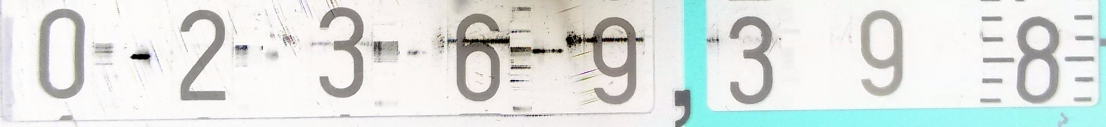
//> input picture Dujos/Duju skaitliuko kodai su dokumentacija/im1.png, 2211 x 253 px (shown at 1/2 size)
$ ./Recognition   (built with g++ and OpenCV 4)
//> lines starting //> are read from the running program, lines starting //| are printed output that depends on the picture; after the words box and inside, x2 and y2 are one past the last pixel; in counts of white or black regions, pixels touching at a corner belong together
### Dujos/Duju skaitliuko kodai su dokumentacija/Recognition.h
// DetectChars.h

#ifndef DETECT_CHARS_H
#define DETECT_CHARS_H

#include<opencv2/core/core.hpp>
#include<opencv2/highgui/highgui.hpp>
#include<opencv2/imgproc/imgproc.hpp>
#include<opencv2/ml/ml.hpp>


#include "PossibleChar.h"

//Globalios konstantos
const int MIN_PIXEL_WIDTH = 2;
const int MIN_PIXEL_HEIGHT = 8;

const double MIN_ASPECT_RATIO = 0.25;
const double MAX_ASPECT_RATIO = 1.0;

const int MIN_PIXEL_AREA = 80;

//Konstantos palyginimui
const double MIN_DIAG_SIZE_MULTIPLE_AWAY = 0.3;
const double MAX_DIAG_SIZE_MULTIPLE_AWAY = 5.0;

const double MAX_CHANGE_IN_AREA = 0.5;

const double MAX_CHANGE_IN_WIDTH = 0.8;
const double MAX_CHANGE_IN_HEIGHT = 0.2;

const double MAX_ANGLE_BETWEEN_CHARS = 12.0;

/////////////////
const int MIN_NUMBER_OF_MATCHING_CHARS = 3;

const int RESIZED_CHAR_IMAGE_WIDTH = 20;
const int RESIZED_CHAR_IMAGE_HEIGHT = 30;

//const int MIN_CONTOUR_AREA = 100;

///////////////////
extern cv::Ptr<cv::ml::KNearest>  kNearest;

//

bool checkIfPossibleChar(PossibleChar &possibleChar);

#endif	// DETECT_CHARS_H

### Dujos/Duju skaitliuko kodai su dokumentacija/PossibleChar.h
// PossibleChar.h

#ifndef POSSIBLE_CHAR_H
#define POSSIBLE_CHAR_H

#include<opencv2/core/core.hpp>
#include<opencv2/highgui/highgui.hpp>
#include<opencv2/imgproc/imgproc.hpp>

///////////////////////////////////////////////////////////////////////////////////////////////////
class PossibleChar {
public:
    std::vector<cv::Point> contour;

    cv::Rect boundingRect;

    int intCenterX;
    int intCenterY;

    double dblDiagonalSize;
    double dblAspectRatio;

    ///////////////////////////////////////////////////////////////////////////////////////////////
    static bool sortCharsLeftToRight(const PossibleChar &pcLeft, const PossibleChar & pcRight) {
        return(pcLeft.intCenterX < pcRight.intCenterX);
    }

    ///////////////////////////////////////////////////////////////////////////////////////////////
    bool operator == (const PossibleChar& otherPossibleChar) const {
        if (this->contour == otherPossibleChar.contour) return true;
        else return false;
    }

    ///////////////////////////////////////////////////////////////////////////////////////////////
    bool operator != (const PossibleChar& otherPossibleChar) const {
        if (this->contour != otherPossibleChar.contour) return true;
        else return false;
    }

    //////////////////////////////////////////////////////////////////////////
    PossibleChar(std::vector<cv::Point> _contour);

};

#endif  // POSSIBLE_CHAR_H

### Dujos/Duju skaitliuko kodai su dokumentacija/PossibleChar.cpp
// PossibleChar.cpp

#include "PossibleChar.h"

///////////////////////////////////////////////////////////////////////////////////////////////////
PossibleChar::PossibleChar(std::vector<cv::Point> _contour) {
	///paduodamas konturas i metoda
    contour = _contour;
	///Priskiriamas apvadas musu turimam konturui
    boundingRect = cv::boundingRect(contour);
	///Centrine x koordinate
    intCenterX = (boundingRect.x + boundingRect.x + boundingRect.width) / 2;
	///Centrine y koordinate
    intCenterY = (boundingRect.y + boundingRect.y + boundingRect.height) / 2;

}

### Dujos/Duju skaitliuko kodai su dokumentacija/Recognition.cpp
#include<opencv2/core/core.hpp>
#include<opencv2/highgui/highgui.hpp>
#include<opencv2/imgproc/imgproc.hpp>
#include<opencv2/ml/ml.hpp>

#include<iostream>
#include<sstream>


#include "PossibleChar.h"
#include "Recognition.h"

///Minimalus plotas konturo, kad ji laikytume simboliu
const int MIN_CONTOUR_AREA = 850; //100

const int RESIZED_IMAGE_WIDTH = 20;
const int RESIZED_IMAGE_HEIGHT = 30;


class ContourWithData {
public:
	///Vektoriaus tipo kintamasis, laiko savyje konturus
	std::vector<cv::Point> ptContour;
	///Rect tipo kintamasis, kuris turi savyje konturo apvadus
	cv::Rect boundingRect;
	///Float tipo kintamasis, savyje laiko konturo plota
	float fltArea;


	/*!Metodas tikrinti ar konturas panasus i skaiciu,
	*
	*Paima kontura ir tikrina atitinka minimalu plota,
	* ar jis yra simbolio formos.
	* Jei praeina kriterijus grazina true, jei ne false
	*/
	bool checkIfContourIsValid(PossibleChar &possibleChar) {
		if (fltArea < MIN_CONTOUR_AREA) return false;
		else {
			if (possibleChar.boundingRect.height*2 < possibleChar.boundingRect.width)
			{
				return false;
			}
		}
	}

	/**
	*Metodas rikiuoja konturus pagal x koordinate is kaires i desine
	*/
	static bool sortByBoundingRectXPosition(const ContourWithData& cwdLeft, const ContourWithData& cwdRight) {
		return(cwdLeft.boundingRect.x < cwdRight.boundingRect.x);
	}

};


int main() {
	std::vector<ContourWithData> allContoursWithData;
	std::vector<ContourWithData> validContoursWithData;


	cv::Mat matClassificationInts;

	cv::FileStorage fsClassifications("classifications1.xml", cv::FileStorage::READ);

	if (fsClassifications.isOpened() == false) {
		std::cout << "Klaida, nepavyko atidaryti klasifikaciju failo, isjungiama\n\n";
		return(0);
	}
	fsClassifications["classifications"] >> matClassificationInts;
	fsClassifications.release();


	cv::Mat matTrainingImagesAsFlattenedFloats;

	cv::FileStorage fsTrainingImages("images1.xml", cv::FileStorage::READ);

	if (fsTrainingImages.isOpened() == false) {
		std::cout << "Klaida, nepavyko atidaryti trainingo failo, isjungiama\n\n";
		return(0);
	}

	fsTrainingImages["images"] >> matTrainingImagesAsFlattenedFloats;//surasom i training vektoriu
	fsTrainingImages.release();

	cv::Ptr<cv::ml::KNearest>  kNearest(cv::ml::KNearest::create());


	kNearest->train(matTrainingImagesAsFlattenedFloats, cv::ml::ROW_SAMPLE, matClassificationInts);

	cv::Mat matNumbers = cv::imread("im1.png");
//> matNumbers is the input picture: 253 rows x 2211 cols, CV_8UC3; mean B, G, R 225.8, 228, 223.1

	if (matNumbers.empty()) {
		std::cout << "Klaida, nepavyksta nuskaityti nuotraukos\n\n";
		return(0);
	}

	cv::Mat matGrayscale;
	cv::Mat matBlurred;
	cv::Mat matThresh;
	cv::Mat matThreshCopy;
	cv::Mat matThreshCopy1; //open funkcijai
	cv::Mat matThreshCopy2; //close funkcijai

	cv::cvtColor(matNumbers, matGrayscale, CV_BGR2GRAY); //i grayscale
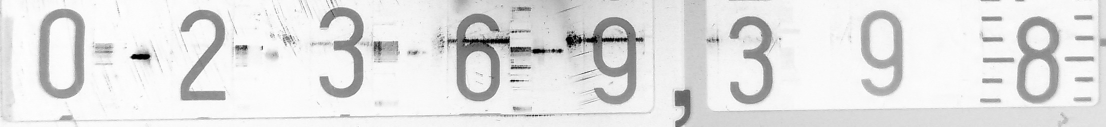
//> matGrayscale: 253 rows x 2211 cols, CV_8UC1 (shown at 1/2 size); min 0, max 255, mean 226.2


	cv::GaussianBlur(matGrayscale, //blurras
		matBlurred,
		cv::Size(5, 5),
		0);


	cv::adaptiveThreshold(matBlurred, //thresholdas
		matThresh,
		255,
		cv::ADAPTIVE_THRESH_GAUSSIAN_C,
		cv::THRESH_BINARY_INV,
		11,
		2);
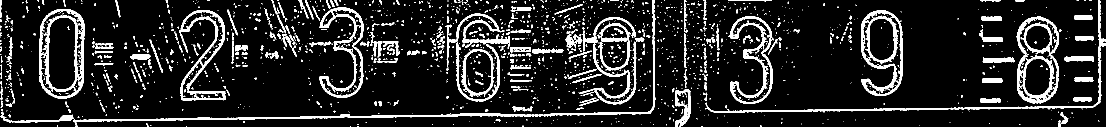
//> matThresh: 253 rows x 2211 cols, CV_8UC1 (shown at 1/2 size); 12.4% white; 1752 white regions (1478 under 20 px), largest, box (x1, y1, x2, y2) and area: (146, 73, 1311, 253) 4987, (78, 18, 170, 197) 4492, (2033, 32, 2118, 207) 4491


	matThreshCopy = matThresh.clone();
	matThreshCopy1 = matThresh.clone(); //open
	matThreshCopy2 = matThresh.clone(); //close

	cv::morphologyEx(matThreshCopy, //Sumazinam noise
		matThreshCopy1,
		cv::MORPH_OPEN,
		cv::Mat(),
		cv::Point(-1, -1),
		1);
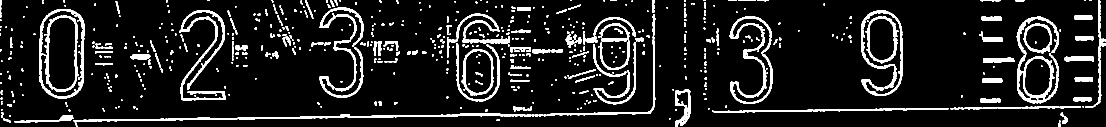
//> matThreshCopy1: 253 rows x 2211 cols, CV_8UC1 (shown at 1/2 size); 10.3% white; 626 white regions (397 under 20 px), largest, box (x1, y1, x2, y2) and area: (147, 226, 1063, 253) 3488, (359, 20, 451, 201) 3141, (1458, 33, 1545, 208) 3106

	//cv::imshow("bla", imgThreshCopy2);

	cv::morphologyEx(matThreshCopy1, //Sujungiam per tarpus
		matThreshCopy2,
		cv::MORPH_CLOSE,
		cv::Mat(),
		cv::Point(-1, -1),
		3);
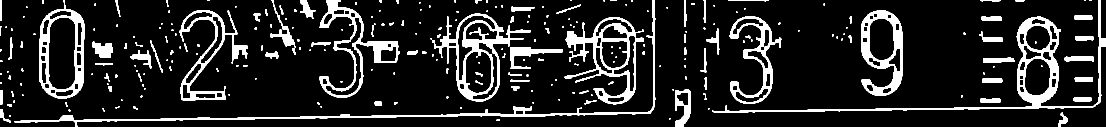
//> matThreshCopy2: 253 rows x 2211 cols, CV_8UC1 (shown at 1/2 size); 12.7% white; 257 white regions (141 under 20 px)

	std::vector<std::vector<cv::Point> > ptContours;  //Vektorius konturams
	std::vector<cv::Vec4i> v4iHierarchy;

	cv::findContours(matThreshCopy2, //Ieskom konturu
		ptContours,
		v4iHierarchy,
		cv::RETR_EXTERNAL,
		cv::CHAIN_APPROX_SIMPLE);
//> ptContours = 246 contours, 160 with area under 20; largest, box (x1, y1, x2, y2) and area: (1424, 0, 2211, 226) 15086, (864, 27, 1062, 203) 14578, (78, 0, 170, 197) 14303, (1129, 34, 1288, 209) 12316, (1722, 20, 1805, 192) 10122; v4iHierarchy = 246 items, first 8: [1, -1, -1, -1], [2, 0, -1, -1], [3, 1, -1, -1], [4, 2, -1, -1], [5, 3, -1, -1], [6, 4, -1, -1], [7, 5, -1, -1], [8, 6, -1, -1]

	///
	///main metodas atlieka didziaja dali programos funkciju,
	///grayscale, threshold gavimas, morfologines funkcijos,
	///contoursWithData kvietimas ir simboliu ieskojimas, gautu simboliu isvedimas
	///
	for (int i = 0; i < ptContours.size(); i++) {
		ContourWithData contourWithData;
		contourWithData.ptContour = ptContours[i];   //Jei konturas tinka pridedam prie contour with data
		contourWithData.boundingRect = cv::boundingRect(contourWithData.ptContour);
		contourWithData.fltArea = cv::contourArea(contourWithData.ptContour);
		allContoursWithData.push_back(contourWithData);
	}
//> this loop made 246 passes
//> (contourWithData.boundingRect, contourWithData.fltArea) on passes 4, 6, 11: (Rect(2116, 225, 20, 28), 205.5), (Rect(0, 218, 22, 27), 133), (Rect(267, 212, 9, 8), 21)
//> after the loop, allContoursWithData = 246 items


	for (int i = 0; i < allContoursWithData.size(); i++) {
		PossibleChar possibleChar(ptContours[i]);
		if (allContoursWithData[i].checkIfContourIsValid(possibleChar)) {  //Patikrinam ar gali buti simbolis
			validContoursWithData.push_back(allContoursWithData[i]);       //Jei taip pridedam prie sekos
		}
	}
//> this loop made 246 passes
//> (boundingRect in PossibleChar, intCenterX in PossibleChar, intCenterY in PossibleChar) on passes 1 to 3: (Rect(993, 239, 7, 3), 996, 240), (Rect(1338, 236, 3, 3), 1339, 237), (Rect(18, 230, 4, 4), 20, 232)
//> after the loop, validContoursWithData = 0 items
	//Rikiuojam
	std::sort(validContoursWithData.begin(), validContoursWithData.end(), ContourWithData::sortByBoundingRectXPosition);

	std::string strFinalString; //outputas

	for (int i = 0; i < validContoursWithData.size(); i++) {


		cv::rectangle(matNumbers,
			validContoursWithData[i].boundingRect,
			cv::Scalar(0, 255, 0),
			1);

		cv::Mat matROI = matThresh(validContoursWithData[i].boundingRect);

		cv::Mat matROIResized;
		cv::resize(matROI, matROIResized, cv::Size(RESIZED_IMAGE_WIDTH, RESIZED_IMAGE_HEIGHT));

		cv::Mat matROIFloat;
		matROIResized.convertTo(matROIFloat, CV_32FC1);

		cv::Mat matROIFlattenedFloat = matROIFloat.reshape(1, 1);

		cv::Mat matCurrentChar(0, 0, CV_32F);

		kNearest->findNearest(matROIFlattenedFloat, 1, matCurrentChar);

		float fltCurrentChar = (float)matCurrentChar.at<float>(0, 0);

		strFinalString = strFinalString + char(int(fltCurrentChar));  //pridedam prie outputo
	}
//> this loop made 0 passes
//> after the loop, strFinalString = ""

	std::cout << "\n\n" << "Rasta skaiciu seka = " << strFinalString << "\n\n";
//| Rasta skaiciu seka =

	cv::imshow("Skaiciai", matNumbers);

	cv::waitKey(0);

	return(0);
}
